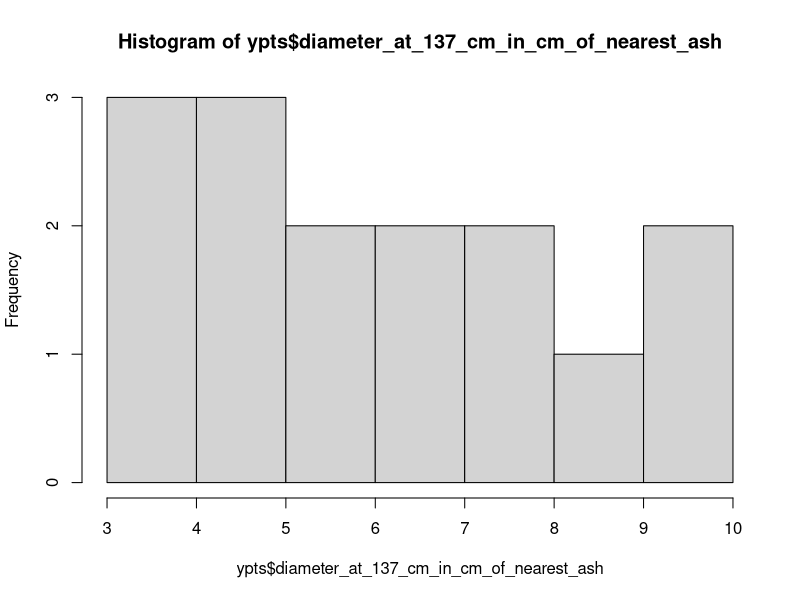
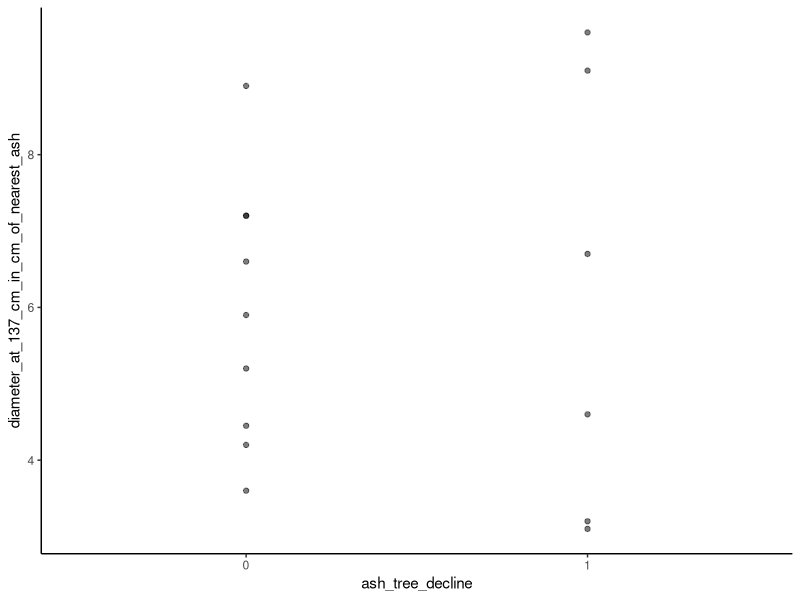
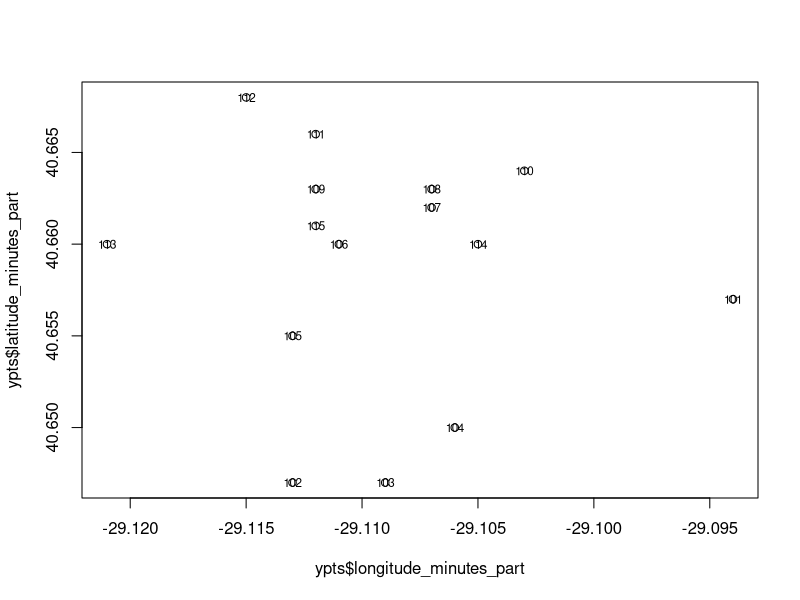
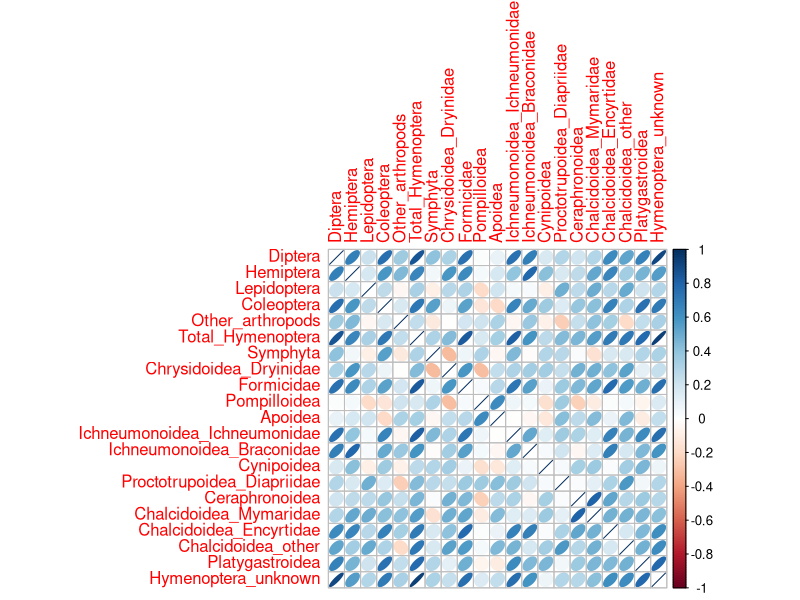
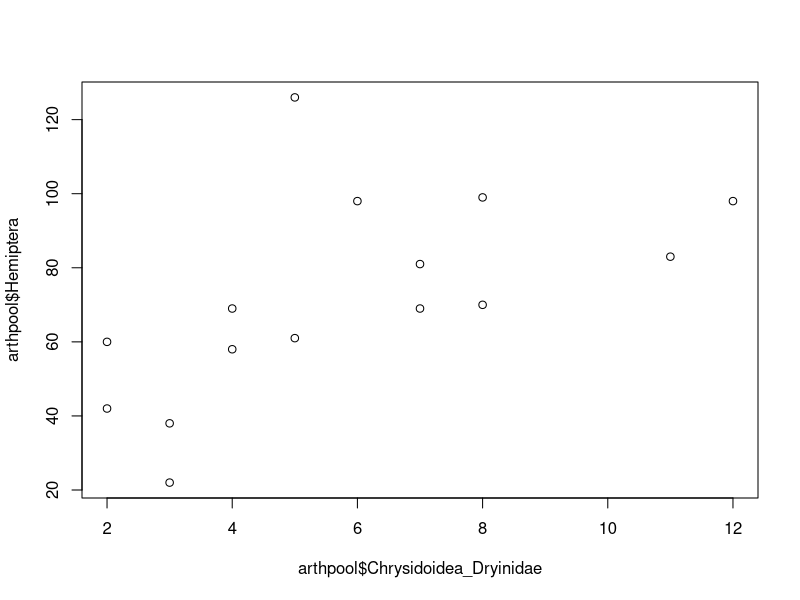
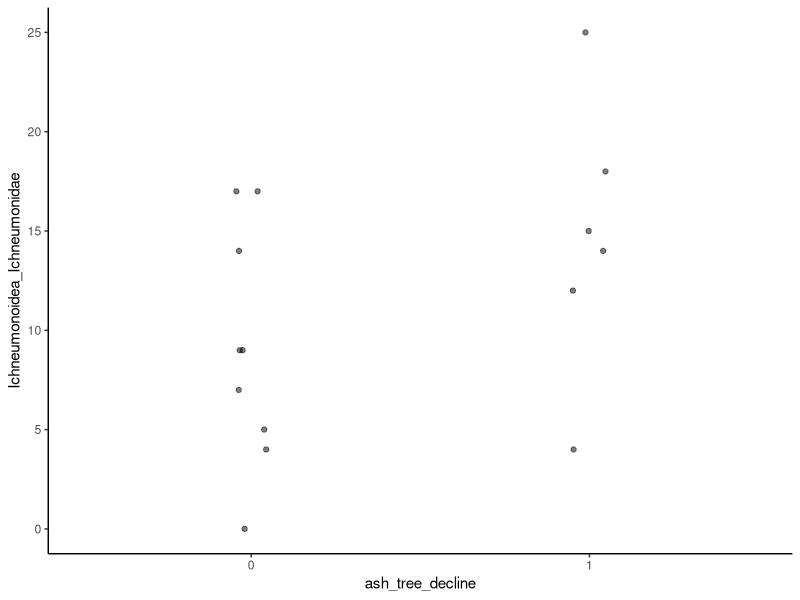
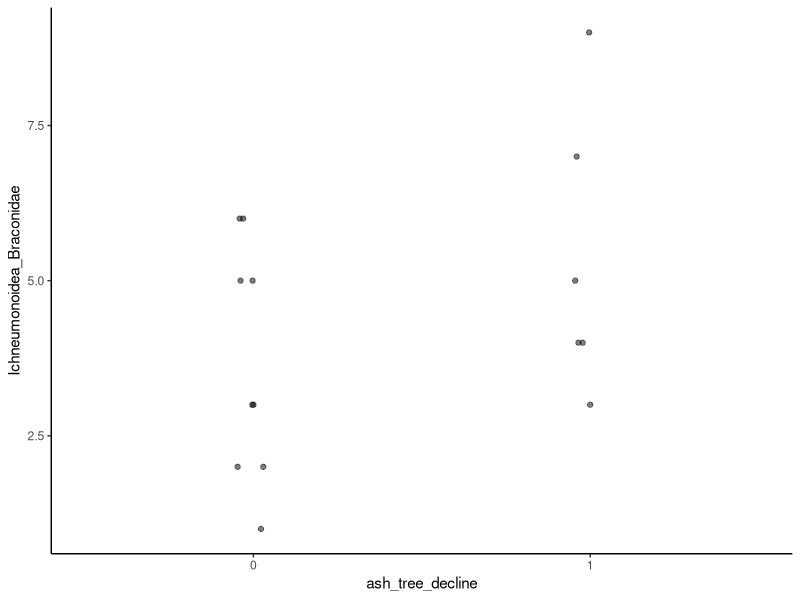
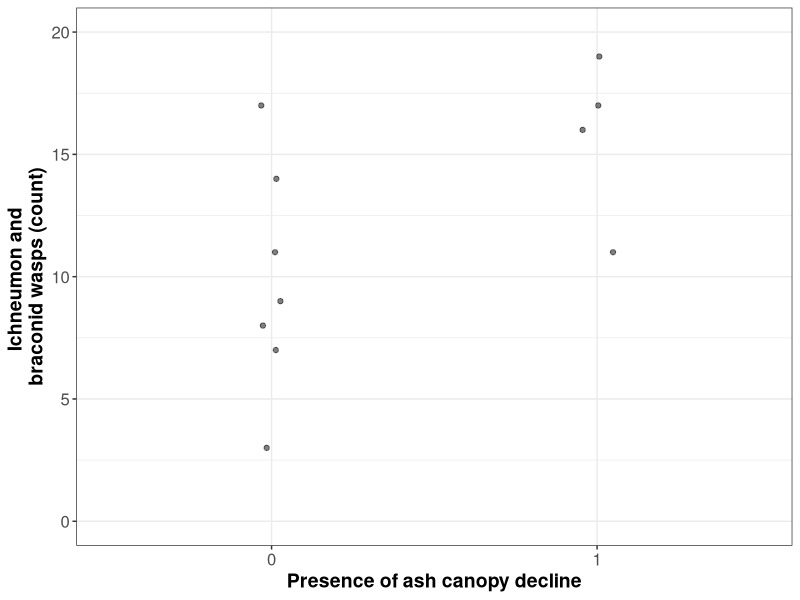

R code for these plots, in order:
# March 31 2025
# Preliminary analyses of yellow pan trap counts for 
# EAB Michigan project
# Aaron Tayal

library(ggplot2)
library(dplyr)

trap_locations0 <- read.csv("Raw_data/EAB_Michigan_2024_trap_locations.csv")
ypts <- trap_locations0 %>% filter(trap_type == "yellow pan")
ypts$trap_number

# Re-use code for canopy decline:
# Create a variable called ash tree decline, which is only equal to 1 if canopy
# condition is 2,3,4, or 5
ypts$ash_tree_decline <- ifelse(ypts$canopy_condition_of_nearest_ash > 1, 1, 0)
ypts$ash_tree_decline <- as.factor(ypts$ash_tree_decline)
table(ypts[,c("ash_tree_decline", "canopy_condition_of_nearest_ash")])
# 6 trees have some degree of canopy decline, while 9 trees have no canopy decline

hist(ypts$diameter_at_137_cm_in_cm_of_nearest_ash) # The yellow pan traps
# vary a lot in diameter of the tree they are set on

# Correlation between canopy decline and DBH for these 15 trees?
ggplot(data=ypts, aes(x=ash_tree_decline, y=diameter_at_137_cm_in_cm_of_nearest_ash)) +
  geom_point(alpha=0.5) + theme_classic()

ypts$crown_class_D_C_I_S <- as.factor(ypts$crown_class_D_C_I_S)
table(ypts$crown_class_D_C_I_S) # 4 trees were in the shade (suppressed),
# while 10 were classified as intermediate and 1 as a canopy tree

plot(ypts$longitude_minutes_part, ypts$latitude_minutes_part)
text(ypts$longitude_minutes_part, ypts$latitude_minutes_part, 
     labels=ypts$trap_number, cex= 0.7)
# I think the GPS coordinates of the trap locations are completely
# useless (not accurate enough)

arth0 <- read.csv("Raw_data/31-iii-2025_YPT_counts_PRELIM.csv")

# Important note: some trapping intervals were not sorted to superfamily.
# Thus the "Total Hymenoptera" will not add up to the sum of the superfamily 
# counts. Also: Cynipids, Platygastrids, and Ceraphronids were not sorted
# for the first few intervals, but were instead listed as unknown Hymenoptera

# Variables of interest:

# Total number of Hymenoptera, Diptera, Coleoptera, and Lepidoptera, 
# other arthropods

# Specific groups of Hymenoptera:
# Number of diapriids, dryinids, sawflies, ants, ichneumons, braconids,
# ceraphronids, chalcidoids, 

# Hypotheses:

# Trees with canopy decline (CC > 1) will have higher numbers of 
# woodboring braconids and ichneumonids. Unfourtunately all I have to
# test this is the total counts of braconids and ichneumonids.

# Diapriids are parasitoids of Auchenorrhyncha: cicadas, leafhoppers, 
# treehoppers, planthoppers, and spittlebugs. So I expect their numbers
# to be correlated with counts of Hemiptera

# Common Diptera included phorid flies, tachinids, gall flies, and MANY 
# other kinds. So it's unclear what to expect from their counts

# Common beetles included rove beetles and tumbling flower beetles (Mordellidae)

# Pool across sample intervals:

taxa <- c(
  "Diptera", "Hemiptera", "Lepidoptera", "Coleoptera","Other_arthropods", 
  "Total_Hymenoptera", "Symphyta", "Chrysidoidea_Dryinidae", "Formicidae",
  "Pompilloidea", "Apoidea", "Ichneumonoidea_Ichneumonidae", 
  "Ichneumonoidea_Braconidae", "Cynipoidea", "Proctotrupoidea_Diapriidae",
  "Ceraphronoidea", "Chalcidoidea_Mymaridae", "Chalcidoidea_Encyrtidae",
  "Chalcidoidea_other", "Platygastroidea", "Hymenoptera_unknown")

arthpool0 <- arth0 %>% group_by(trap_number) %>%
  summarise(across(all_of(taxa), ~ sum(.x, na.rm=T)))

# Combine with trap location info:
arthpool <- full_join(arthpool0, ypts, by="trap_number")

arthpool$Total_arthropods <- arthpool$Total_Hymenoptera +
  arthpool$Diptera + arthpool$Coleoptera + arthpool$Lepidoptera +
  arthpool$Hemiptera + arthpool$Other_arthropods

# Are the counts of the different taxa correlated with each other?
library(corrplot)
cor_matrix <- cor(arthpool[, taxa])
corrplot::corrplot(cor_matrix, method="ellipse") # Yes, counts of most taxa
# are correlated

# Testing the hypothesis about dryinids (Chrysidoidea):
plot(arthpool$Chrysidoidea_Dryinidae, arthpool$Hemiptera)

# Testing the hypotheses about braconids and ichneumonids:
ggplot(data=arthpool, aes(x=ash_tree_decline, y=Ichneumonoidea_Ichneumonidae)) +
  geom_jitter(alpha=0.5, height=0, width=0.05) + theme_classic()

ggplot(data=arthpool, aes(x=ash_tree_decline, y=Ichneumonoidea_Braconidae)) +
  geom_jitter(alpha=0.5, height=0, width=0.05) + theme_classic()

arthpool$Total_Ichneumonoidea <- arthpool$Ichneumonoidea_Braconidae + 
  arthpool$Ichneumonoidea_Ichneumonidae

ggplot(data=arthpool, aes(x=ash_tree_decline, y=Total_Ichneumonoidea)) +
  geom_jitter(alpha=0.5, height=0, width=0.05) + theme_bw() +
  xlab("Presence of ash canopy decline") + 
  ylab("Ichneumon and \nbraconid wasps (count)") + ylim(0,20) +
  theme(axis.text=element_text(size=12),
        axis.title=element_text(size=14,face="bold"))

wilcox.test(arthpool$Total_Ichneumonoidea ~ arthpool$ash_tree_decline,
            exact = FALSE)

testdata <- data.frame(x=c("a", "a", "a", "a", "a", "a", 
                           "b", "b", "b", "b", "b", "b"),
                       y=c(1,2,3,2,1,1,
                           4,5,4,5,4,4))
wilcox.test(testdata$y ~ testdata$x, exact=FALSE) # This nonparametric test
# is sensitive to the ordering, but not to absolute values

# That brings up the question of whether declining ash trees had more 
# Hymenoptera in general.
ggplot(data=arthpool, aes(x=ash_tree_decline, y=Total_Hymenoptera)) +
  geom_jitter(alpha=0.5, height=0, width=0.05) + theme_classic()
# Yes, it seems that, on average, more Hymenoptera might be found near
# ash trees that are declining

# I hypothesize that trees in more sunlight will have higher numbers of 
# insects:
ggplot(data=arthpool, aes(x=crown_class_D_C_I_S, y=Total_arthropods)) +
  geom_point() + theme_classic()
# Although, crown class is a poor proxy for sunlight on the YPT

# Create a bar graph for the total counts of different taxa:
total_counts <- colSums(arthpool[,taxa])

total_counts_df <- data.frame(taxon = names(total_counts),
                                   count = total_counts)

total_counts_df$taxon <- factor(total_counts_df$taxon, 
                                levels = total_counts_df$taxon)

library(forcats)
total_counts_df$taxon <- fct_rev(total_counts_df$taxon)
total_counts_df$taxon <- fct_recode(total_counts_df$taxon,
  Symphyta_Sawflies="Symphyta", Braconidae = "Ichneumonoidea_Braconidae",
  Ichneumonidae = "Ichneumonoidea_Ichneumonidae", Diptera_flies = "Diptera",
  Hemiptera_true_bugs = "Hemiptera", Lepidoptera_moths = "Lepidoptera",
  Formicidae_ants = "Formicidae", Coleoptera_beetles = "Coleoptera",
  Pompilloidea_spider_wasps = "Pompilloidea", Apoidea_bees_and_sphecids = "Apoidea",
  Cynipoidea_gall_wasps = "Cynipoidea")

ggplot(data=total_counts_df, aes(x=taxon, y=count)) + 
  geom_bar(stat="identity") + coord_flip() + theme_classic() +
  xlab("") + ylab("Number of individuals")

#  Create an NMDS plot:
library(vegan)
dis.matrix <- vegdist(arthpool[,taxa], method = "bray")
dis.matrix
nmds.ypts <- metaMDS(dis.matrix, trymax = 500, autotransform = TRUE, k = 2)
stressplot(nmds.ypts)
nmds.ypts
plot(nmds.ypts)
text(nmds.ypts, labels=arthpool$trap_number)

ordiplot(nmds.ypts, disp = "sites", type = "n", xlim = c(-2, 2), ylim = c(-2, 2))
points(nmds.ypts, dis = "sites", select = which(arthpool$ash_tree_decline==0), pch = 15, cex = 1, col = "palegreen4")
points(nmds.ypts, dis = "sites", select = which(arthpool$ash_tree_decline==1), pch = 16, cex = 1, col = "brown4")

ordiellipse(nmds.ypts, arthpool$ash_tree_decline, draw = "lines", col = c("palegreen4", "brown4"), 
            lwd = 3, kind = "sd", conf = 0.90, label = FALSE)

legend("topleft", legend = c("Healthy canopy", "Declining canopy"),
       pch = c(15, 16), cex = 0.8, bty = "n", col = c("palegreen4", "brown4"))


